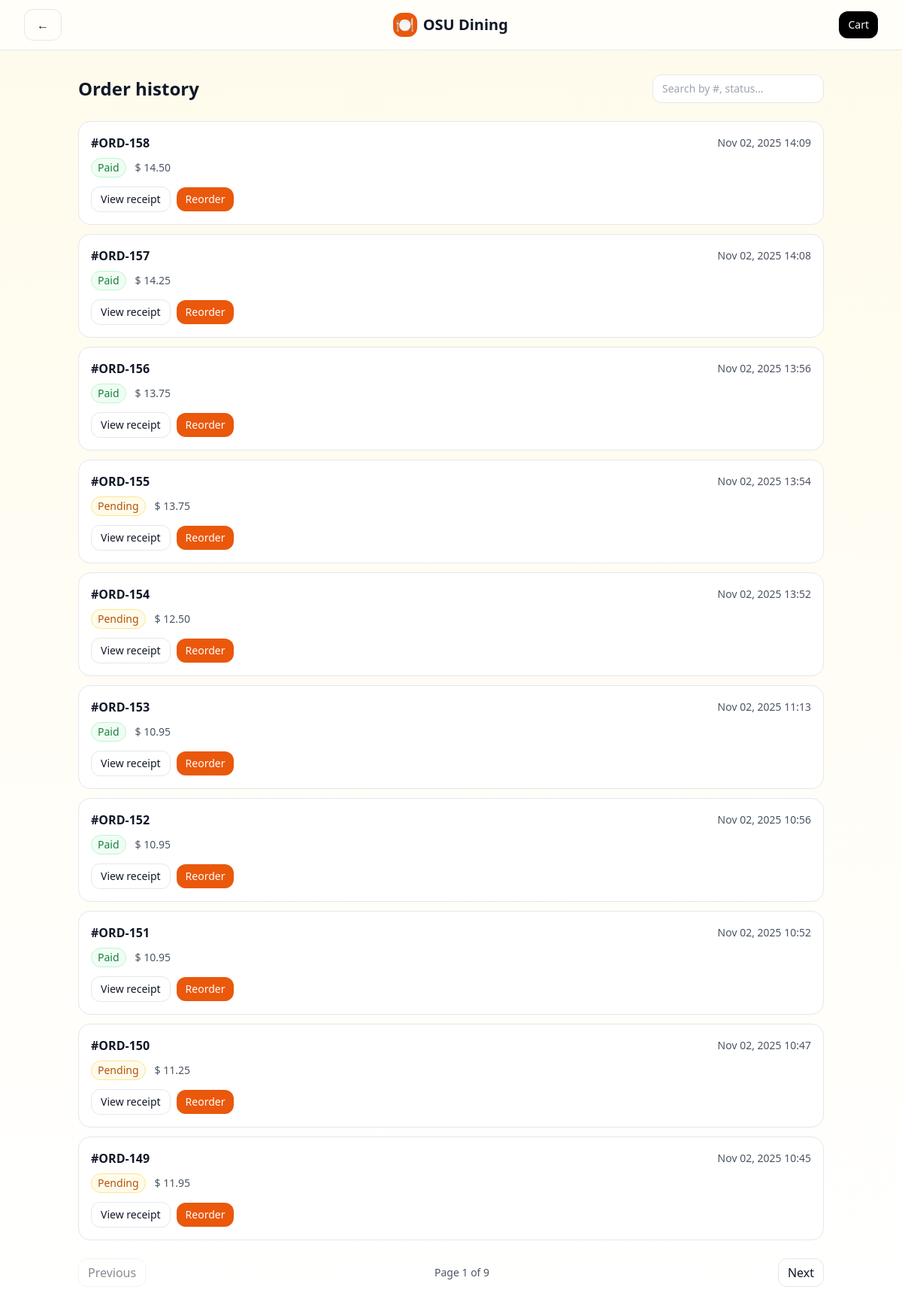
/orders/history/ (signed in), run on the app's committed database.
### dining/models.py (models this page shows)
class Order(models.Model):
    STATUS = [('pending', 'Pending'), ('paid', 'Paid'), ('failed', 'Failed'), ('canceled', 'Canceled')]
    user = models.ForeignKey(User, null=True, blank=True, on_delete=models.SET_NULL)
    guest_token = models.CharField(max_length=64, blank=True, db_index=True)
    status = models.CharField(max_length=16, choices=STATUS, default='pending')
    total = models.DecimalField(max_digits=10, decimal_places=2, default=0)
    payment_ref = models.CharField(max_length=128, blank=True)
    created_at = models.DateTimeField(auto_now_add=True)

### dining/views_account.py (the view, shortened to what this page needs)
# urls.py: path("orders/history/", views_account.order_history, name="order_history"),
def order_history(request):
    if request.user.is_authenticated:
        qs = Order.objects.filter(user=request.user)
    else:
        gt = _guest_token(request)
        qs = Order.objects.filter(guest_token=gt) if gt else Order.objects.none()
    qs = qs.prefetch_related(
        Prefetch(
            "items",
            queryset=OrderItem.objects
                .select_related("menu_item")
                .only("id", "qty", "price_each", "menu_item__name"),
            to_attr="_prefetched_items",
        )
    ).order_by("-created_at")
    page_obj = Paginator(qs, 10).get_page(request.GET.get("page") or 1)
    orders = []
    for o in page_obj.object_list:
        pref = list(getattr(o, "_prefetched_items", []) or [])
        if not pref:
            pref = list(
                OrderItem.objects.filter(order=o)
                .select_related("menu_item")
                .only("qty", "price_each", "menu_item__name")
            )
        items = []
        orders.append({
            "id": o.id,
            "number": f"ORD-{o.id}",
            "status": o.status,
            "total": float(o.total or 0),
            "created": o.created_at,
            "payment_ref": o.payment_ref,
            "items": items,
        })
    return render(request, "orders/order_history.html", {"orders": orders, "page_obj": page_obj})

### templates/orders/order_history.html (shortened to what this page needs)
{% load static %}
<!doctype html>
<html lang="en">
<head>
  <script src="https://cdn.tailwindcss.com"></script>
</head>
<body class="bg-gradient-to-b from-amber-50 to-white text-gray-900">
  <header class="sticky top-0 z-40 bg-white/70 backdrop-blur border-b">
    <div class="w-full px-4 md:px-6 lg:px-8 py-3 flex items-center justify-between">
        <button type="button"
          class="px-4 py-2 rounded-xl border hover:bg-gray-50"
          onclick="if (document.referrer) { window.history.back(); } else { window.location.href = '/'; }">
    ←
  </button>
      <a href="/" class="flex items-center gap-2 font-bold text-xl">
        <span class="inline-flex h-8 w-8 items-center justify-center rounded-xl bg-orange-600 text-white">🍽️</span>
        OSU Dining
      </a>
      <a href="/cart/" class="text-sm px-3 py-2 rounded-xl bg-black text-white">Cart</a>
    </div>
  </header>
  <main class="max-w-5xl mx-auto px-4 py-8">
    <div class="flex items-center justify-between">
      <h1 class="text-2xl font-bold">Order history</h1>
      <input id="search" class="border rounded-xl px-3 py-2 text-sm" placeholder="Search by #, status…"/>
    </div>
    <div id="orders" class="mt-6 space-y-3">
      {% for o in orders %}
        <div class="bg-white border rounded-2xl p-4">
          <div class="flex items-center justify-between">
            <div class="font-semibold">#{{ o.number }}</div>
            <div class="text-sm text-gray-600">{{ o.created|date:"M d, Y H:i" }}</div>
          </div>
          <div class="mt-2 flex items-center gap-3 text-sm">
            {% if o.status == 'paid' %}
              <span class="px-2 py-0.5 rounded-full border bg-green-50 text-green-700 border-green-200">Paid</span>
            {% elif o.status == 'pending' %}
              <span class="px-2 py-0.5 rounded-full border bg-amber-50 text-amber-700 border-amber-200">Pending</span>
            {% elif o.status == 'failed' %}
              <span class="px-2 py-0.5 rounded-full border bg-red-50 text-red-700 border-red-200">Failed</span>
            {% else %}
              <span class="px-2 py-0.5 rounded-full border bg-gray-50 text-gray-700 border-gray-200">Canceled</span>
            {% endif %}
            <span class="text-gray-600">$ {{ o.total|floatformat:2 }}</span>
          </div>
          <div class="mt-3 flex items-center gap-2">
            {% if o.payment_ref %}
              <a href="/orders/{{ o.id }}/receipt/" class="text-sm px-3 py-1.5 rounded-xl border hover:bg-gray-50">
                View receipt
              </a>
            {% endif %}
            <button class="text-sm px-3 py-1.5 rounded-xl bg-orange-600 text-white hover:bg-orange-700"
                    onclick="track('order_reorder', {id: {{o.id}}}); alert('Reorder (stub)');">
              Reorder
            </button>
          </div>
        </div>
      {% empty %}
        <div class="text-gray-600">No orders yet.</div>
      {% endfor %}
    </div>
    {% if page_obj.has_other_pages %}
      <div class="mt-6 flex items-center justify-between">
        {% if page_obj.has_previous %}
          <a class="px-3 py-1.5 rounded-xl border" href="?page={{ page_obj.previous_page_number }}">Previous</a>
        {% else %}
          <span class="px-3 py-1.5 rounded-xl border opacity-50">Previous</span>
        {% endif %}
        <div class="text-sm text-gray-600">Page {{ page_obj.number }} of {{ page_obj.paginator.num_pages }}</div>
        {% if page_obj.has_next %}
          <a class="px-3 py-1.5 rounded-xl border" href="?page={{ page_obj.next_page_number }}">Next</a>
        {% else %}
          <span class="px-3 py-1.5 rounded-xl border opacity-50">Next</span>
        {% endif %}
      </div>
    {% endif %}
  </main>
</body>
</html>

### data on the page
Order: created "Nov 02, 2025 14:09"
Order: created "Nov 02, 2025 14:08"
Order: created "Nov 02, 2025 13:56"
Order: created "Nov 02, 2025 13:54"
Order: created "Nov 02, 2025 13:52"
Order: created "Nov 02, 2025 11:13"
Order: created "Nov 02, 2025 10:56"
Order: created "Nov 02, 2025 10:52"
Order: created "Nov 02, 2025 10:47"
Order: created "Nov 02, 2025 10:45"

### other printed values
{{ o.number }} "ORD-158" "ORD-157" "ORD-156" "ORD-155" "ORD-154" "ORD-153" "ORD-152" "ORD-151" "ORD-150" "ORD-149"
{{ o.total|floatformat:2 }} "14.50" "14.25" "13.75" "13.75" "12.50" "10.95" "10.95" "10.95" "11.25" "11.95"
{{ page_obj.number }} "1"
{{ page_obj.paginator.num_pages }} "9"
